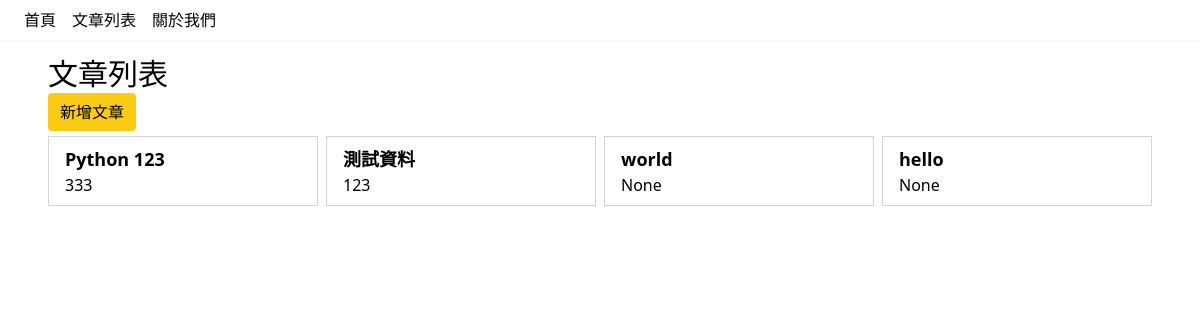
Page /posts on the earlier database version.
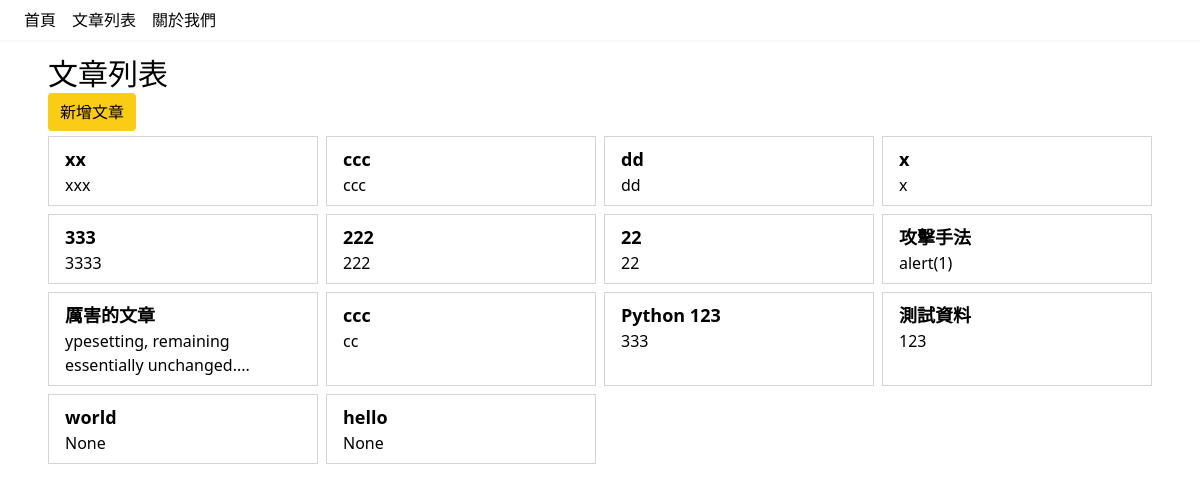
Same page on the later database version.
### models/post.py (models this page shows)
class Post(db.Model):
    __tablename__ = "posts"
    id = mapped_column(Integer, primary_key=True, autoincrement=True)
    title = mapped_column(String, nullable=False)
    content = mapped_column(String)

### manage.py (the view, shortened to what this page needs)
@kitty.route("/posts", methods=["GET", "POST"])
def posts():
    posts = Post.query.order_by(-Post.id)
    return render_template("posts/index.jinja", posts=posts)

### templates/posts/index.jinja
{% extends "layouts/normal.jinja" %}
{% block content %}
  <h1 class="text-3xl my-2">文章列表</h1>
  <a href="/posts/new" class="rounded bg-yellow-400 my-2 px-3 py-2">新增文章</a>
  <ul class="grid grid-cols-1 sm:grid-cols-4 my-3 gap-2">
  {% for post in posts %}
    <li class="px-4 py-2 border border-gray-300">
      <h3 class="text-lg font-bold">
        <a href="{{ url_for('show', id=post.id) }}">{{ post.title }}</a>
      </h3>
      <article>
        {{ post.content|striptags|truncate(50) }}
      </article>
    </li>
  {% endfor %}
  </ul>
{% endblock %}

### templates/layouts/normal.jinja
{% extends "layouts/base.jinja" %}
{% block body %}
  {% block content %}{% endblock %}
{% endblock %}

### templates/layouts/base.jinja (shortened to what this page needs)
<!DOCTYPE html>
<html lang="en">
  <head>
    <script src="https://cdn.tailwindcss.com"></script>
  </head>
  <body>
    {% include 'shared/navbar.jinja' %}
    <main class="my-4 mx-4 sm:mx-12">
      {% block body %}{% endblock %}
    </main>
  </body>
</html>

### templates/shared/navbar.jinja
<nav class="py-2 px-6 shadow-sm">
  <ul class="flex gap-4">
    <li><a href="{{ url_for('home') }}">首頁</a></li>
    <li><a href="{{ url_for('posts') }}">文章列表</a></li>
    <li><a href="{{ url_for('about') }}">關於我們</a></li>
  </ul>
</nav>

Differences in the rows shown:
added Post: title "xx", content "xxx"
added Post: title "ccc", content "ccc"
added Post: title "dd", content "dd"
added Post: title "x", content "x"
added Post: title "333", content "3333"
added Post: title "222", content "222"
added Post: title "22", content "22"
added Post: title "攻擊手法", content "alert(1)"
added Post: title "厲害的文章", content "ypesetting, remaining essentially unchanged...."
added Post: title "ccc", content "cc"
